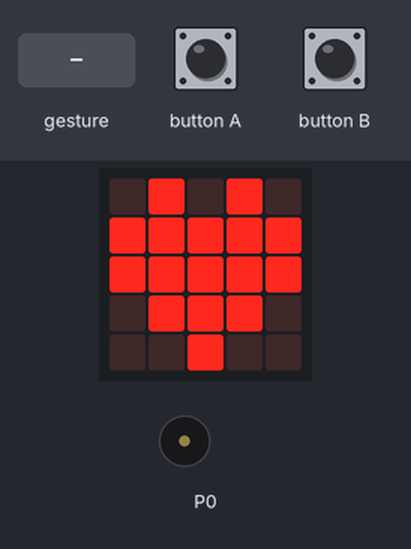
The program below on a simulated BBC micro:bit (MakeCode). On the bench: the board's 5×5 LED display, buzzer (waves = sounding). Inputs (shaded band) come from the test bench. A tilt is held for 1.5 s and a shake lasts 1 s, then the board lies face up again.

Above: at 1.8 s.
1.9 s: gesture 'shake'
At 2.9 s:
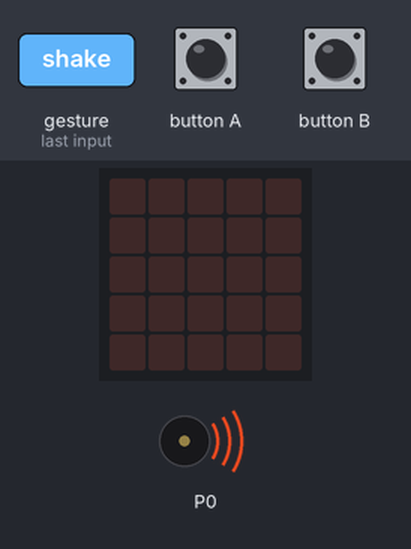
4.6 s: button A pressed for 0.15 s
At 4.93 s:
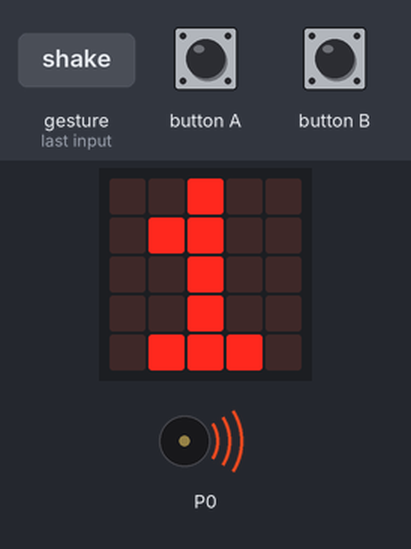
5.3 s: button B pressed for 0.15 s
At 7.9 s:
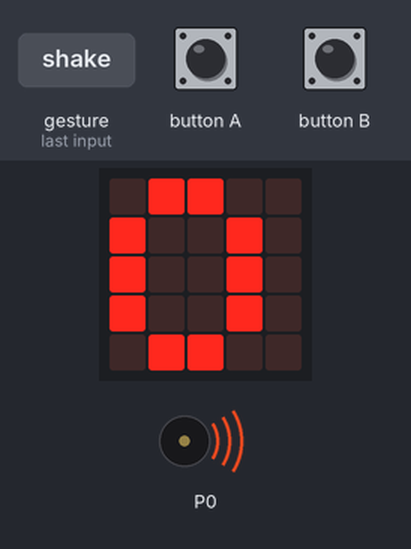
Timing chart, 0 to 12.0 s (numbered marks = the images above; inputs shaded):
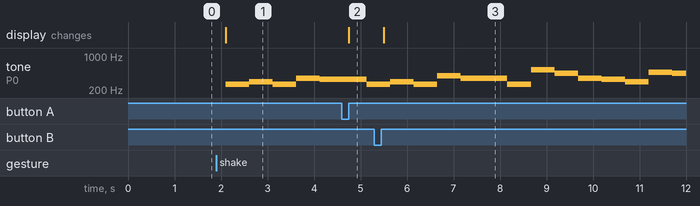

Measured:
- after the input at 1.9 s, tone on P0: plays 262 Hz for 0.51 s, 294 Hz for 0.51 s, 262 Hz for 0.51 s, 349 Hz for 0.51 s, 330 Hz for 0.47 s, starting after 0.20 s; the display: changes after 0.20 s (image 1)
- after the input at 4.6 s, the display: changes after 0.15 s (image 2)
- after the input at 5.3 s, the display: changes after 0.20 s (image 3)

The program:

main.ts
```typescript
input.onButtonPressed(Button.A, function () {
    sumc = sumc + 1
    if (sumc > 10) {
        sumc = 0
    }
    basic.showString("" + (sumc))
})
input.onGesture(Gesture.Shake, function () {
    basic.clearScreen()
    music.startMelody(music.builtInMelody(Melodies.Birthday), MelodyOptions.Forever)
    sumc = 0
})
input.onButtonPressed(Button.B, function () {
    sumc = sumc - 1
    if (sumc <= 0) {
        sumc = 0
    }
    basic.showString("" + (sumc))
})
let sumc = 0
basic.showIcon(IconNames.Heart)
```

test.ts
```typescript
// 在此处测试；当此软件包作为插件使用时，将不会编译此软件包。
```
